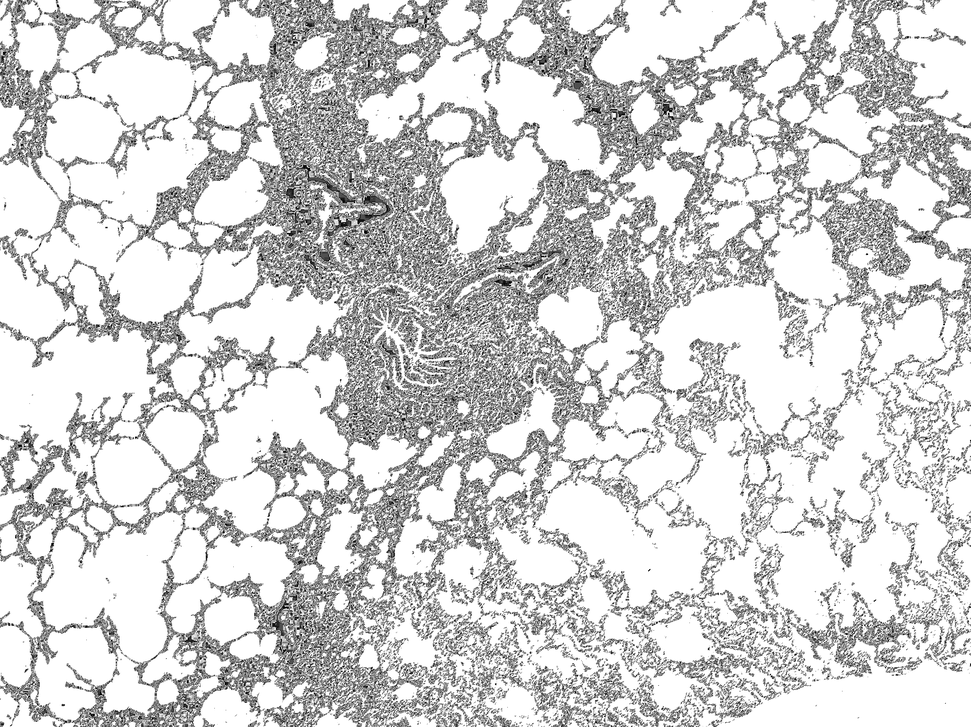
#> input picture src/00529 (1).png, 971 x 727 px, shrunk from 2048 x 1532 before the run
$ python -i GraphApproach.py   (imports and definitions only)   (older library calls are emulated)
#> lines starting #> are read from the running program, lines starting #| are printed output that depends on the picture; after the words box and inside, x2 and y2 are one past the last pixel; in counts of white or black regions, pixels touching at a corner belong together
#> further down, picture is the input picture: shape (727, 971, 3); min 0, max 255, mean 210.2
import cv2
import numpy as np
import matplotlib.pyplot as plt
import igraph
from igraph import *
from Utils import *
from matplotlib.font_manager import weight_dict
from igraph.drawing import edge
from dis import dis
from scipy.spatial import distance
from numpy.lib.function_base import angle
from numpy.core.numeric import indices


class GraphApproach:

    '''
    @image a RGB image
    @return edges and angles
    '''

    def computeGradients(self, image):
        imageGray = cv2.cvtColor(image, cv2.COLOR_BGR2GRAY)

        blur = cv2.GaussianBlur(imageGray, (3, 3), 0)

        binary = cv2.threshold(blur, 0, 255, cv2.THRESH_BINARY + cv2.THRESH_OTSU)[1]
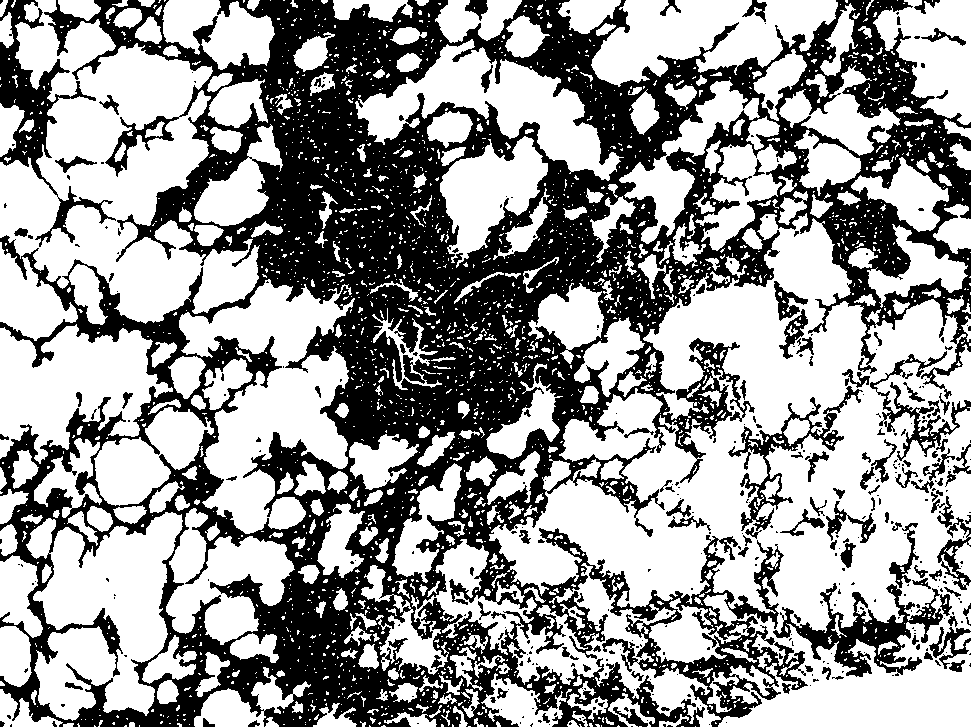
#> binary: shape (727, 971); 60.3% white; 402 black regions (286 under 20 px), largest, box (x1, y1, x2, y2) and area: (0, 0, 971, 727) 251292, (0, 0, 116, 247) 5705, (773, 583, 952, 677) 5113

        # gx, gy  = np.gradient(blur)

        gx = cv2.Sobel(blur, cv2.CV_64F, 1, 0)
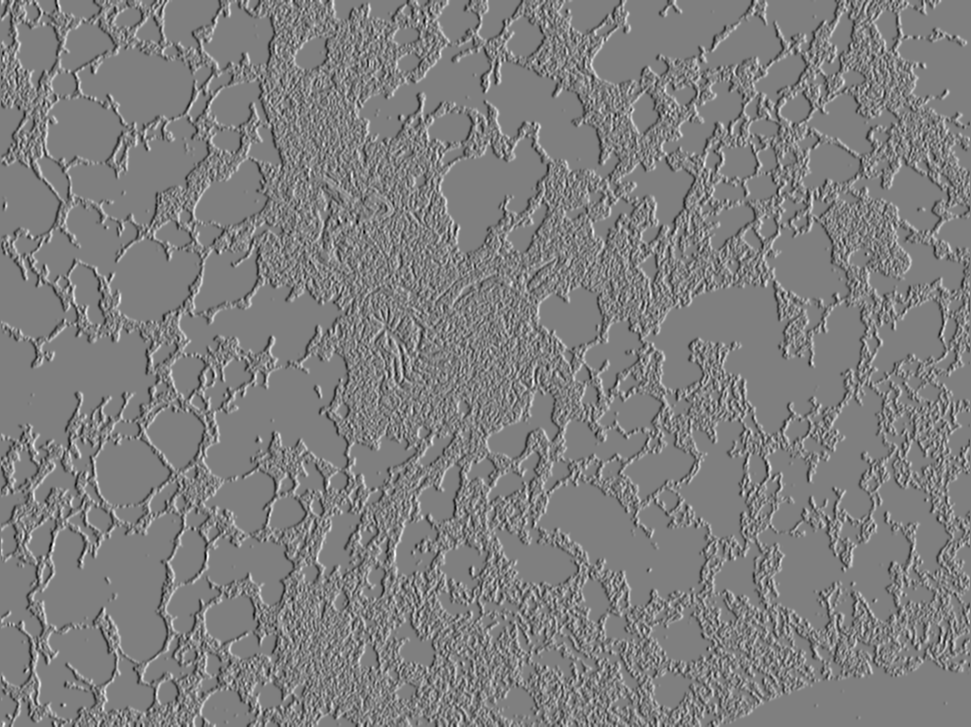
#> gx: shape (727, 971) float64; min -619, max 619, mean 0; drawn with min black and max white
        gy = cv2.Sobel(blur, cv2.CV_64F, 0, 1)
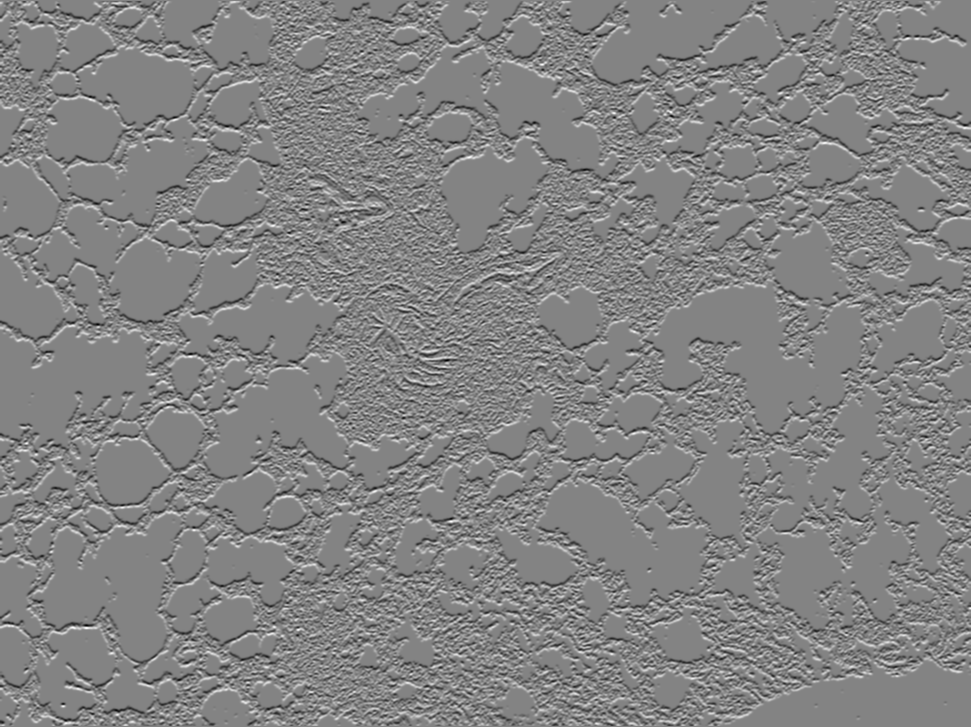
#> gy: shape (727, 971) float64; min -627, max 589, mean 0; drawn with min black and max white

        angles = np.arctan2(gy, gx) * (180 / np.pi)
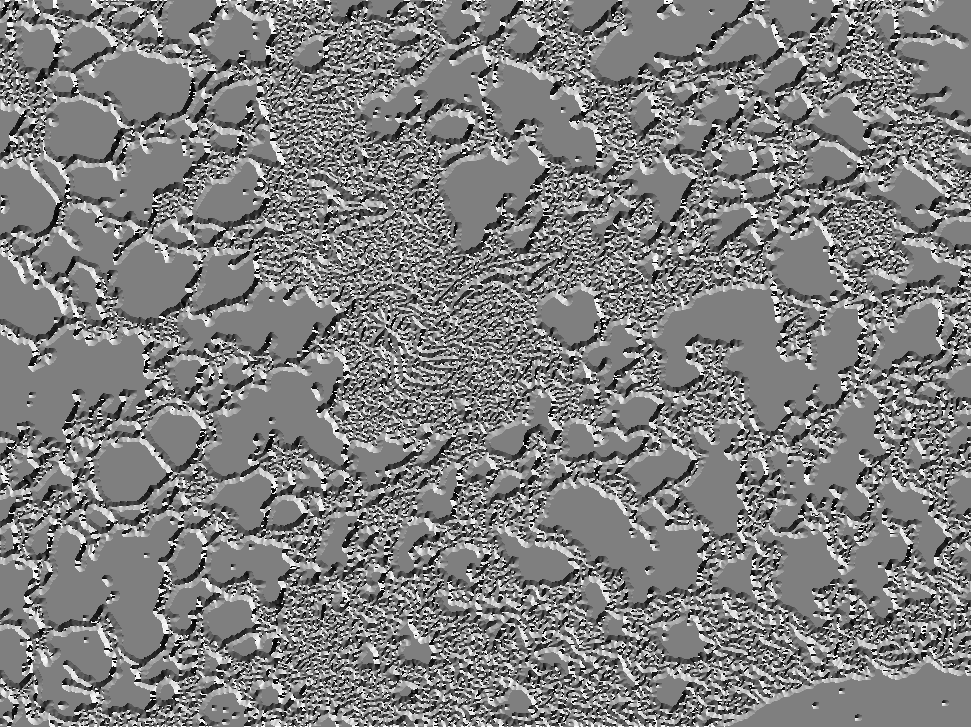
#> angles: shape (727, 971) float64; min -179.9, max 180, mean -0.9; drawn with min black and max white

        # [6 lines of commented-out code are left out]

        blur[np.where(binary == 255)] = 255  # aply threshold to blur

        edges = cv2.Canny(blur, 0, 255)
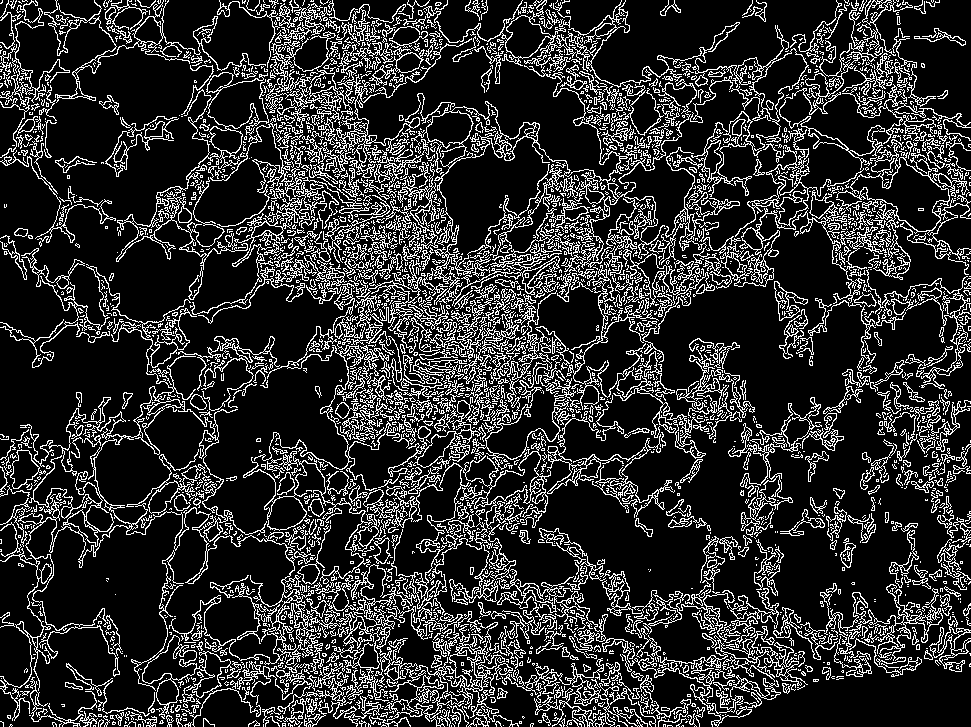
#> edges: shape (727, 971); 18.5% white in thin lines or dots

        edges = np.matrix(edges, dtype=np.int64)
#> edges: shape (727, 971) int64; 18.5% white in thin lines or dots

        # plt.imshow(edges, cmap='hot')
        # plt.show()

        edgeAngle = np.zeros(edges.shape, np.float32)

        edgeAngle[np.where(edges == 255)] = angles[np.where(edges == 255)]
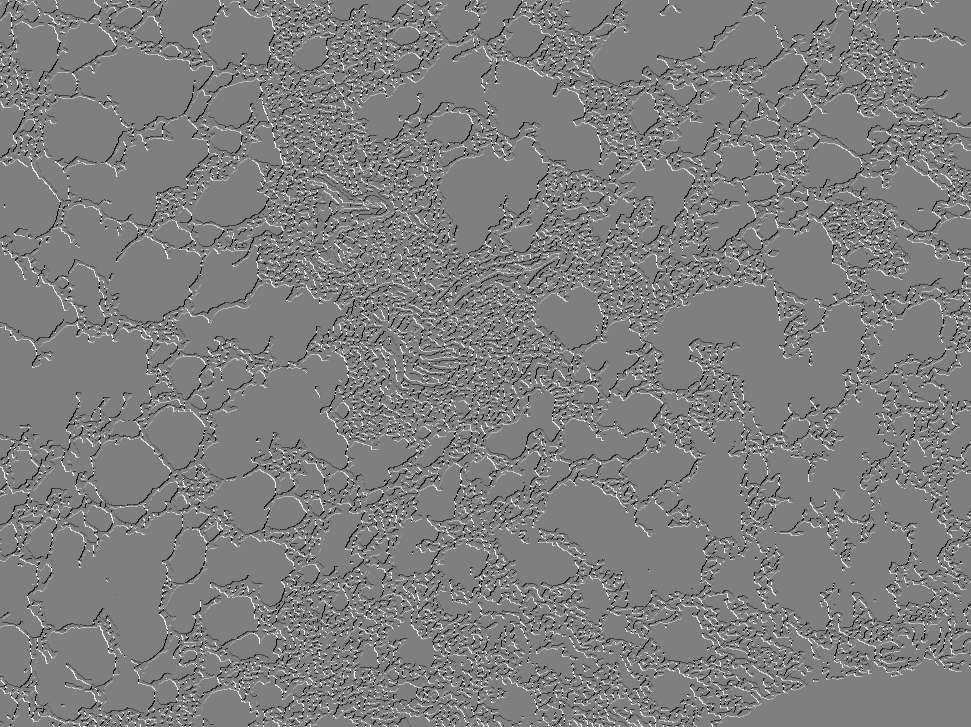
#> edgeAngle: shape (727, 971) float32; min -179.9, max 180, mean -0.6; drawn with min black and max white

        #plt.imshow(edgeAngle, cmap='hot')
        #plt.show()

        return edges, edgeAngle

    # [155 lines left out: functions createGraph, computeB, weight, angularWeight, parameterB, membershipToImage and 2 more, not called in this run]


>>> import cv2
>>> picture = cv2.imread('00529 (1).png')
>>> result = GraphApproach().computeGradients(picture)
